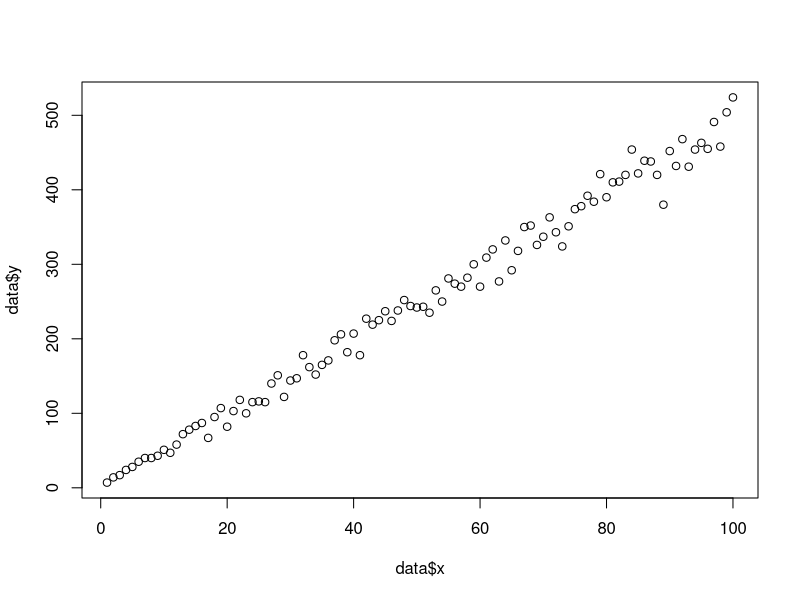
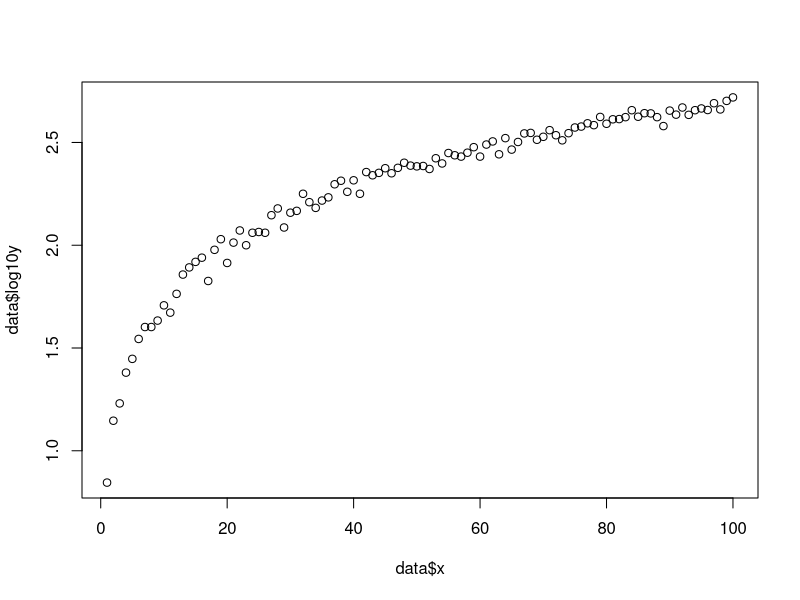
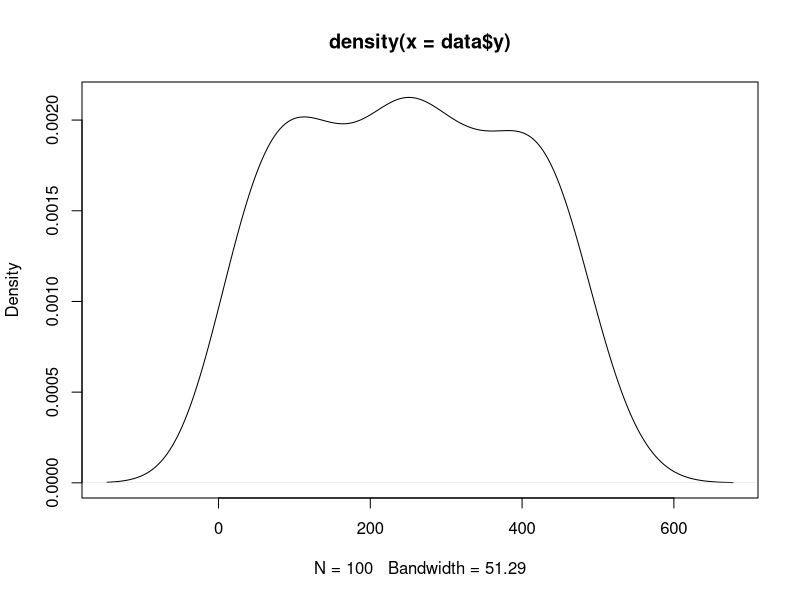
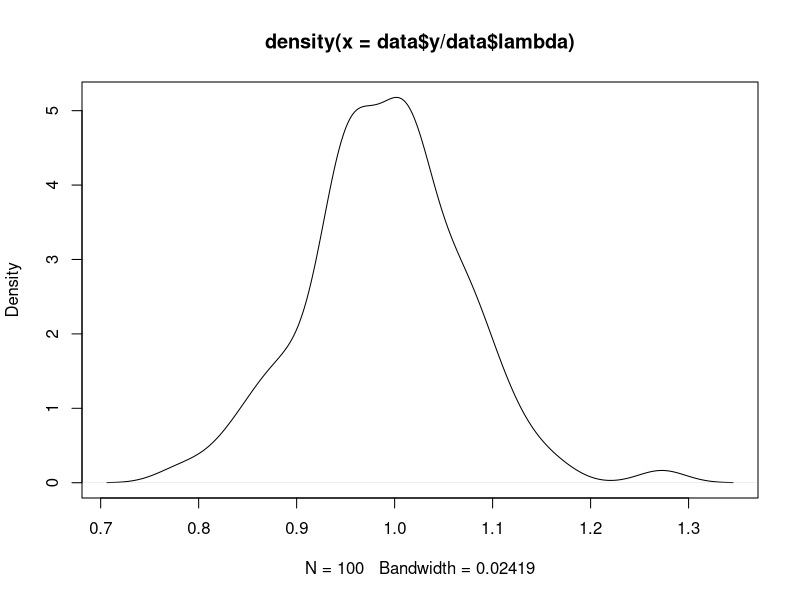
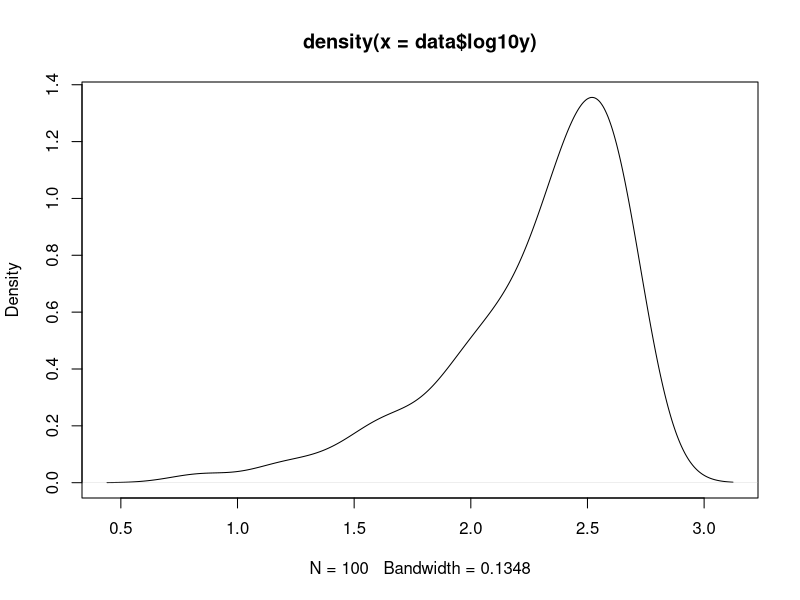

Here is the R script that generated these plots, in order:
#Hart & Book HW3 ZOO955
require(dplyr)

# intercept
B0 = 1
# slope
B1 = 5

data = data.frame(x = seq(1,100), lambda = NA, y = NA, log10y = NA)

# populating the columns
for(i in 1:nrow(data)){
  
  data$lambda[i] = B0 + B1*(data$x[i])
  data$y[i] = rpois(1, data$lambda[i])
  data$log10y[i] = log10(data$y[i])
  
}

plot(data$x, data$y)
plot(data$x, data$log10y)

# not very Poisson-ish
plot(density(data$y))
# I thought the variable lambda might account for what we're seeing so I tried to normalize for that. Still looks a little strange
plot(density(data$y/data$lambda))

# log transformation doesn't seem to make it any more Gaussian
plot(density(data$log10y))


plm = glm(y ~ x, family = 'poisson', data = data)
# intercept & slope are way off, not sure if this is just from randomness of model or because of a data issue
summary(plm)

llm = glm(log10y ~ x, family = 'gaussian', data = data)
# intercept & slope are way off
summary(llm)
